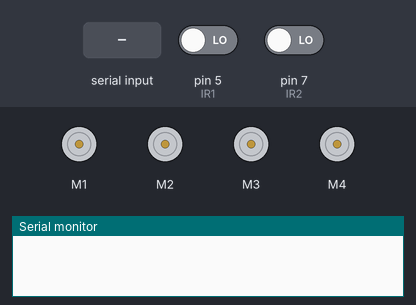
Bench run of a sketch on a simulated Arduino Uno, built with avr-gcc and run on an emulated ATmega328P. Parts: 4 × DC motor (green arrow = forward, orange = backward, longer = faster), the last lines printed to the serial monitor. Inputs (shaded band) come from the test bench; at power-on: pin 5 (IR1) LOW, pin 7 (IR2) LOW.

Above: at 1.2 s.
1.3 s: "F" received over Serial
At 2.2 s:
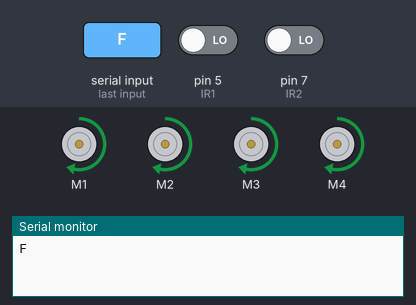
2.8 s: "B" received over Serial
At 3.3 s:
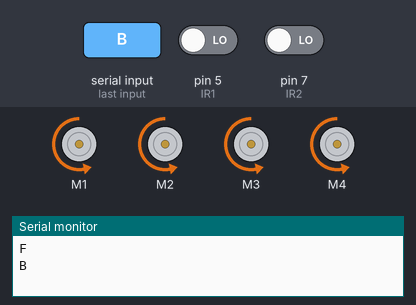
4.3 s: "L" received over Serial
At 5.5 s:
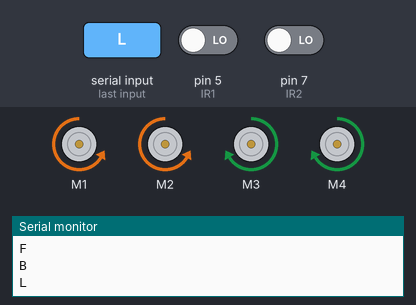
5.8 s: "R" received over Serial
At 6.8 s:
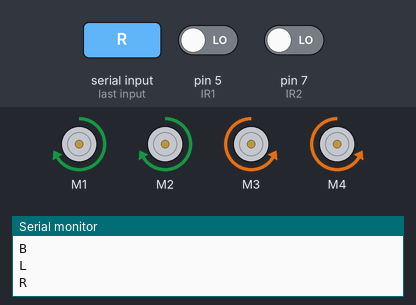
7.3 s: "1" received over Serial
At 8.0 s:
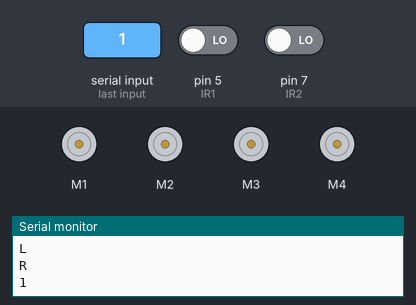
Timing chart, 0 to 9.8 s (numbered marks = the images above; inputs shaded):
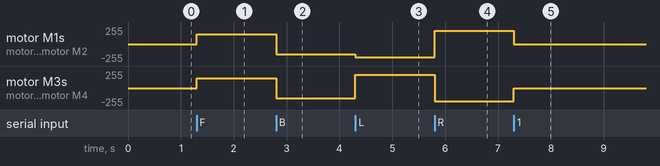

The sketch:

Arduino_Table_Edge_Avoidance_Robot.ino
```cpp
#include <AFMotor.h>

#define IR1 5
#define IR2 7


AF_DCMotor motor1(1, MOTOR12_1KHZ);
AF_DCMotor motor2(2, MOTOR12_1KHZ);
AF_DCMotor motor3(3, MOTOR34_1KHZ);
AF_DCMotor motor4(4, MOTOR34_1KHZ);


char command;

void setup()
{
  Serial.begin(9600);  //Set the baud rate to your Bluetooth module.
  pinMode(IR1, INPUT);
  pinMode(IR2, INPUT);

}

void loop(){

  /*Serial.print("Right");
    Serial.println(Right);
    Serial.print("Left");
    Serial.println(Left);*/

  if(Serial.available() > 0){
    command = Serial.read();
    Stop();

    Serial.println(command);


    switch(command){
    case 'F':
      forward();
      break;
    case 'B':
       back();
      break;
    case 'L':
      left();
      break;
    case 'R':
      right();
      break;
    }


    int Right = digitalRead(IR1);
    int Left = digitalRead(IR2);

    if(Right == 1 || Left == 1) {
      motor1.setSpeed(255);
      motor1.run(BACKWARD);
      motor2.setSpeed(255);
      motor2.run(BACKWARD);
      motor3.setSpeed(255);
      motor3.run(BACKWARD);
      motor4.setSpeed(255);
      motor4.run(BACKWARD);

    }else if(Right == 0 || Left == 0) {
      command = Serial.read();
    }
 }
}

void forward()
{
  motor1.setSpeed(150); //Define maximum Speed
  motor1.run(FORWARD); //rotate the motor clockwise
  motor2.setSpeed(150); //Define maximum Speed
  motor2.run(FORWARD); //rotate the motor clockwise
  motor3.setSpeed(150);//Define maximum Speed
  motor3.run(FORWARD); //rotate the motor clockwise
  motor4.setSpeed(150);//Define maximum Speed
  motor4.run(FORWARD); //rotate the motor clockwise
}

void back()
{
  motor1.setSpeed(150); //Define maximum Speed
  motor1.run(BACKWARD); //rotate the motor anti-clockwise
  motor2.setSpeed(150); //Define maximum Speed
  motor2.run(BACKWARD); //rotate the motor anti-clockwise
  motor3.setSpeed(150); //Define maximum Speed
  motor3.run(BACKWARD); //rotate the motor anti-clockwise
  motor4.setSpeed(150); //Define maximum Speed
  motor4.run(BACKWARD); //rotate the motor anti-clockwise
}

void left()
{
  motor1.setSpeed(200); //Define maximum Speed
  motor1.run(BACKWARD); //rotate the motor anti-clockwise
  motor2.setSpeed(200); //Define maximum Speed
  motor2.run(BACKWARD); //rotate the motor anti-clockwise
  motor3.setSpeed(200); //Define maximum Speed
  motor3.run(FORWARD);  //rotate the motor clockwise
  motor4.setSpeed(200); //Define maximum Speed
  motor4.run(FORWARD);  //rotate the motor clockwise
}

void right()
{
  motor1.setSpeed(200); //Define maximum Speed
  motor1.run(FORWARD); //rotate the motor clockwise
  motor2.setSpeed(200); //Define maximum Speed
  motor2.run(FORWARD); //rotate the motor clockwise
  motor3.setSpeed(200); //Define maximum Speed
  motor3.run(BACKWARD); //rotate the motor anti-clockwise
  motor4.setSpeed(200); //Define maximum Speed
  motor4.run(BACKWARD); //rotate the motor anti-clockwise
}

void Stop()
{
  motor1.setSpeed(0); //Define minimum Speed
  motor1.run(RELEASE); //stop the motor when release the button
  motor2.setSpeed(0); //Define minimum Speed
  motor2.run(RELEASE); //rotate the motor clockwise
  motor3.setSpeed(0); //Define minimum Speed
  motor3.run(RELEASE); //stop the motor when release the button
  motor4.setSpeed(0); //Define minimum Speed
  motor4.run(RELEASE); //stop the motor when release the button
}
```

Measured:
- after the input at 1.3 s, motor M1–4: stopped → forward 150/255 at once
- after the input at 2.8 s, motor M1–4: forward 150/255 → backward 150/255 at once
- after the input at 4.3 s, motor M1, motor M2: backward 150/255 → backward 200/255 at once; motor M3, motor M4: backward 150/255 → forward 200/255 at once
- after the input at 5.8 s, motor M1, motor M2: backward 200/255 → forward 200/255 at once; motor M3, motor M4: forward 200/255 → backward 200/255 at once
- after the input at 7.3 s, motor M1, motor M2: forward 200/255 → stopped at once; motor M3, motor M4: backward 200/255 → stopped at once
